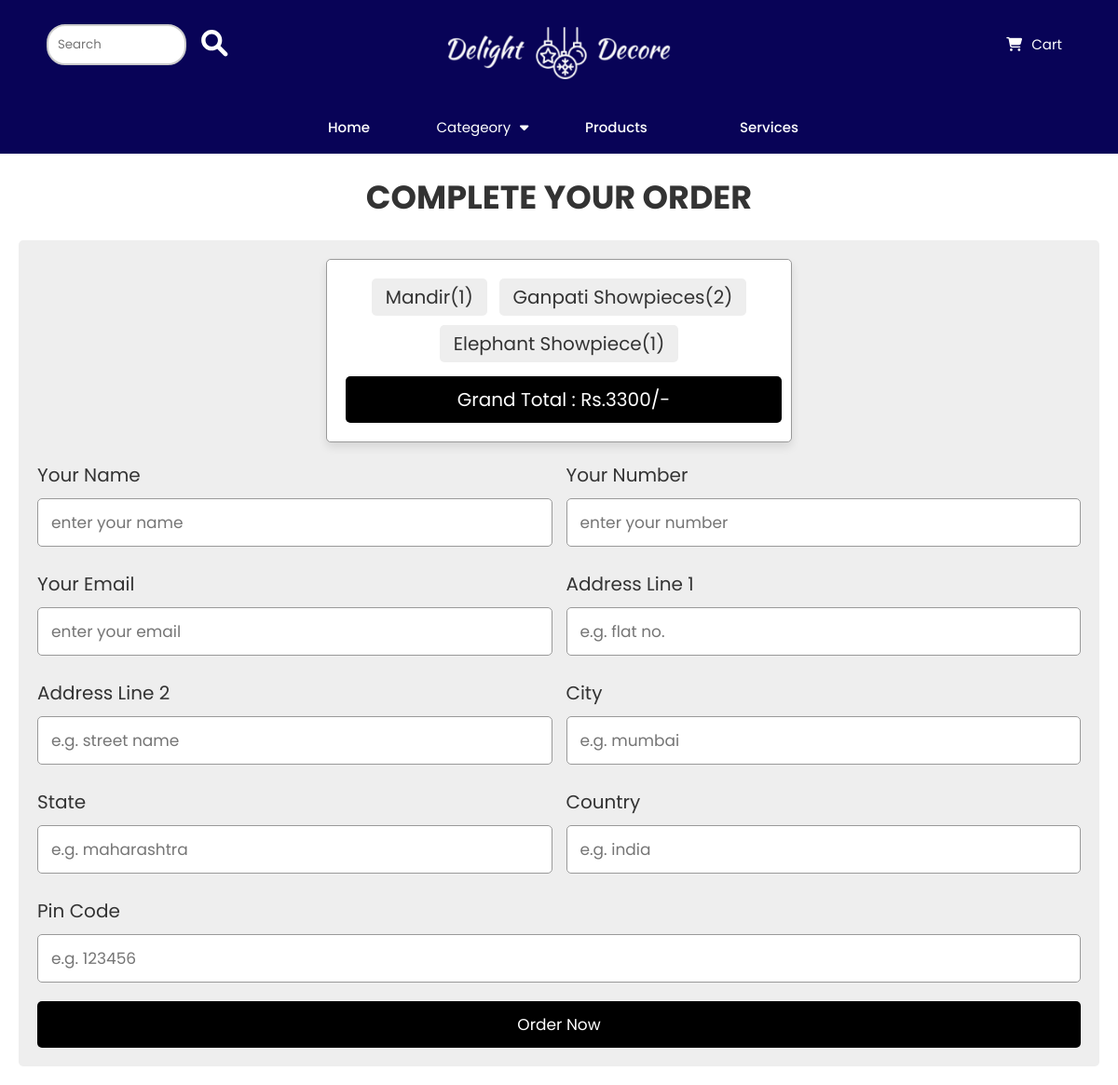
Screenshot of /user/checkout.php with the database file from the repository.
### tables this page shows
CREATE TABLE `cart` (
  `id` int(255) NOT NULL,
  `name` varchar(255) NOT NULL,
  `price` varchar(255) NOT NULL,
  `image` varchar(255) NOT NULL,
  `quantity` int(255) NOT NULL
);

### user/checkout.php (the view, shortened to what this page needs)
<?php
@include 'config.php';
?>
<!DOCTYPE html>
<html lang="en">
<head>
   <link rel="stylesheet" href="https://cdnjs.cloudflare.com/ajax/libs/font-awesome/6.0.0/css/all.min.css">
   <link rel="stylesheet" href="css/style.css">
</head>
<body>
<?php include 'header.php'; ?>
<div class="container">
<section class="checkout-form">
   <h1 class="heading">complete your order</h1>
   <form action="" method="post">
   <div class="display-order">
      <?php
 $select_cart = mysqli_query($conn, "SELECT * FROM `cart`");
 $total = 0;
 if (mysqli_num_rows($select_cart) > 0) {
     while ($fetch_cart = mysqli_fetch_assoc($select_cart)) {
         $product_price = $fetch_cart['price'] * $fetch_cart['quantity'];
         $total += $product_price;
      ?>
      <span><?= $fetch_cart['name']; ?>(<?= $fetch_cart['quantity']; ?>)</span>
      <?php
         }
      }else{
         echo "<div class='display-order'><span>your cart is empty!</span></div>";
      }
      ?>
      <span class="grand-total"> grand total : Rs.<?= $total; ?>/- </span>
   </div>
      <div class="flex">
         <div class="inputBox">
            <span>your name</span>
            <input type="text" placeholder="enter your name" name="name" required>
         </div>
         <div class="inputBox">
            <span>your number</span>
            <input type="number" placeholder="enter your number" name="number" required>
         </div>
         <div class="inputBox">
            <span>your email</span>
            <input type="email" placeholder="enter your email" name="email" required>
         </div>
         <div class="inputBox">
            <span>address line 1</span>
            <input type="text" placeholder="e.g. flat no." name="flat" required>
         </div>
         <div class="inputBox">
            <span>address line 2</span>
            <input type="text" placeholder="e.g. street name" name="street" required>
         </div>
         <div class="inputBox">
            <span>city</span>
            <input type="text" placeholder="e.g. mumbai" name="city" required>
         </div>
         <div class="inputBox">
            <span>state</span>
            <input type="text" placeholder="e.g. maharashtra" name="state" required>
         </div>
         <div class="inputBox">
            <span>country</span>
            <input type="text" placeholder="e.g. india" name="country" required>
         </div>
         <div class="inputBox">
            <span>pin code</span>
            <input type="text" placeholder="e.g. 123456" name="pin_code" required>
         </div>
      </div>
      <input type="submit" value="order now" name="order_btn" class="btn">
   </form>
</section>
</div>
</body>
</html>

### css/style.css (style rules this page uses)
:root { --blue:#2980b9; --red:tomato; --orange:orange; --black:#333; --white:#fff; --bg-color:#eee; --dark-bg:rgba(0,0,0,.7); --box-shadow:0 .5rem 1rem rgba(0,0,0,.1); --border:.1rem solid #999; }
* { font-family: 'Poppins', sans-serif; margin:0; padding:0; box-sizing: border-box; outline: none; border:none; text-decoration: none; text-transform: capitalize; }
html { font-size: 62.5%; overflow-x: hidden; }
.container { max-width: 1200px; margin:0 auto; }
section { padding:2rem; }
form { display: block; margin-top: 0em; }
.heading { text-align: center; font-size: 3.5rem; text-transform: uppercase; color:var(--black); margin-bottom: 2rem; }
.btn, .option-btn, .delete-btn { display: block; width: 100%; text-align: center; background-color: var(--blue); color:var(--white); font-size: 1.7rem; padding:1.2rem 3rem; border-radius: .5rem; cursor: pointer; margin-top: 1rem; }
.checkout-form form { padding:2rem; border-radius: .5rem; background-color: var(--bg-color); }
.checkout-form form .flex { display: flex; flex-wrap: wrap; gap:1.5rem; }
.checkout-form form .flex .inputBox { flex:1 1 40rem; }
.checkout-form form .flex .inputBox span { font-size: 2rem; color:var(--black); }
.checkout-form form .flex .inputBox input, .checkout-form form .flex .inputBox select { width: 100%; background-color: var(--white); font-size: 1.7rem; color:var(--black); border-radius: .5rem; margin:1rem 0; padding:1.2rem 1.4rem; text-transform: none; border:var(--border); }
.display-order { max-width: 50rem; background-color: var(--white); border-radius: .5rem; text-align: center; padding:1.5rem; margin:0 auto; margin-bottom: 2rem; box-shadow: var(--box-shadow); border:var(--border); }
.display-order span { display: inline-block; border-radius: .5rem; background-color: var(--bg-color); padding:.5rem 1.5rem; font-size: 2rem; color:var(--black); margin:.5rem; }
.display-order span.grand-total { width: 100%; background-color: var(--red); color:var(--white); padding:1rem; margin-top: 1rem; }

### user/header.css (style rules this page uses)
:root { --blue:#2980b9; --red:tomato; --orange:orange; --black:#333; --white:#fff; --bg-color:#eee; --dark-bg:rgba(0,0,0,.7); --box-shadow:0 .5rem 1rem rgba(0,0,0,.1); --border:.1rem solid #999; }
html { scroll-behavior: smooth; font-family: 'League Spartan', sans-serif; font-family: 'Nunito', sans-serif; font-family: 'Palanquin Dark', sans-serif; font-family: 'Roboto Slab', serif; }
html { font-size: 62.5%; overflow-x: hidden; }
* { font-family: 'Poppins', sans-serif; margin:0; padding:0; box-sizing: border-box; outline: none; border:none; text-decoration: none; text-transform: capitalize; }
.container { max-width: 1200px; margin:0 auto; }
body { font-family: "Lato", sans-serif; padding: 0; margin: 0; }
.heading { text-align: center; font-size: 3.5rem; text-transform: uppercase; color:var(--black); margin-bottom: 2rem; }
.checkout-form form { padding:2rem; border-radius: .5rem; background-color: var(--bg-color); }
.checkout-form form .flex { display: flex; flex-wrap: wrap; gap:1.5rem; }
.checkout-form form .flex .inputBox { flex:1 1 40rem; }
.checkout-form form .flex .inputBox span { font-size: 2rem; color:var(--black); }
.checkout-form form .flex .inputBox input, .checkout-form form .flex .inputBox select { width: 100%; background-color: var(--white); font-size: 1.7rem; color:var(--black); border-radius: .5rem; margin:1rem 0; padding:1.2rem 1.4rem; text-transform: none; border:var(--border); }
.display-order { max-width: 50rem; background-color: var(--white); border-radius: .5rem; text-align: center; padding:1.5rem; margin:0 auto; margin-bottom: 2rem; box-shadow: var(--box-shadow); border:var(--border); }
.display-order span { display: inline-block; border-radius: .5rem; background-color: var(--bg-color); padding:.5rem 1.5rem; font-size: 2rem; color:var(--black); margin:.5rem; }
.display-order span.grand-total { width: 100%; background-color: black; color:var(--white); padding:1rem; margin-top: 1rem; }
.btn, .option-btn, .delete-btn { display: block; width: 100%; text-align: center; background-color: #000000; color:var(--white); font-size: 1.7rem; padding:1.2rem 3rem; border-radius: .5rem; cursor: pointer; margin-top: 1rem; }

### rows the page displays
cart: name "Mandir", quantity "1"
cart: name "Ganpati Showpieces", quantity "2"
cart: name "Elephant Showpiece", quantity "1"

### other values shown
$total "3300"
